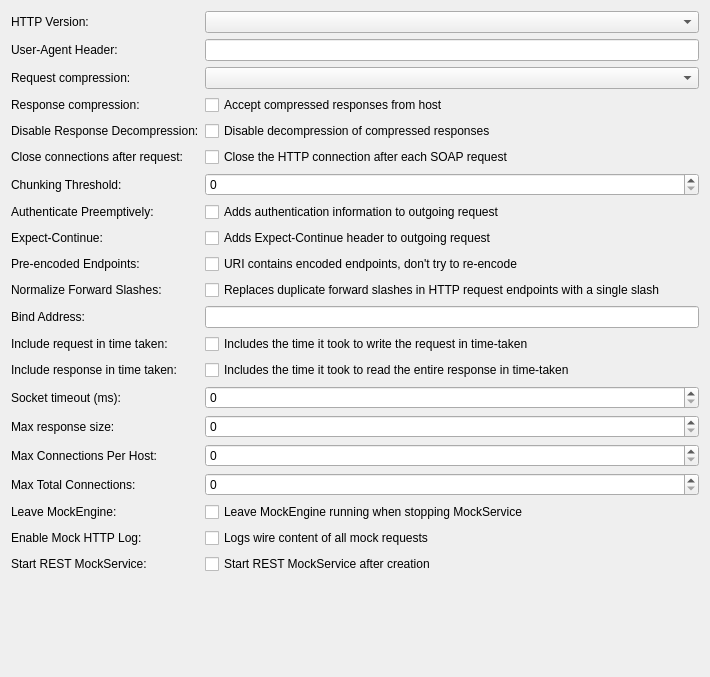
         <widget class="QWidget" name="httpSettingsPageScrollAreaWidgetContents">
          <property name="geometry">
           <rect>
            <x>0</x>
            <y>0</y>
            <width>710</width>
            <height>677</height>
           </rect>
          </property>
          <layout class="QFormLayout" name="httpSettingsPageFormLayout">
           <property name="labelAlignment">
            <set>Qt::AlignmentFlag::AlignLeading|Qt::AlignmentFlag::AlignLeft|Qt::AlignmentFlag::AlignVCenter</set>
           </property>
           <item row="0" column="0">
            <widget class="QLabel" name="httpVersionLabel">
             <property name="text">
              <string>HTTP Version:</string>
             </property>
            </widget>
           </item>
           <item row="0" column="1">
            <widget class="QComboBox" name="httpVersionComboBox"/>
           </item>
           <item row="1" column="0">
            <widget class="QLabel" name="httpUserAgentHeaderLabel">
             <property name="text">
              <string>User-Agent Header:</string>
             </property>
            </widget>
           </item>
           <item row="1" column="1">
            <widget class="QLineEdit" name="httpUserAgentHeaderLineEdit"/>
           </item>
           <item row="2" column="0">
            <widget class="QLabel" name="httpRequestCompressionLabel">
             <property name="text">
              <string>Request compression:</string>
             </property>
            </widget>
           </item>
           <item row="2" column="1">
            <widget class="QComboBox" name="httpRequestCompressionComboBox"/>
           </item>
           <item row="3" column="0">
            <widget class="QLabel" name="httpResponseCompressionLabel">
             <property name="text">
              <string>Response compression:</string>
             </property>
            </widget>
           </item>
           <item row="3" column="1">
            <widget class="QCheckBox" name="httpResponseCompressionCheckBox">
             <property name="text">
              <string>Accept compressed responses from host</string>
             </property>
            </widget>
           </item>
           <item row="4" column="0">
            <widget class="QLabel" name="httpResponseDecompressionLabel">
             <property name="text">
              <string>Disable Response Decompression:</string>
             </property>
            </widget>
           </item>
           <item row="4" column="1">
            <widget class="QCheckBox" name="httpResponseDecompressionCheckBox">
             <property name="text">
              <string>Disable decompression of compressed responses</string>
             </property>
            </widget>
           </item>
           <item row="5" column="0">
            <widget class="QLabel" name="httpCloseConnectionLabel">
             <property name="text">
              <string>Close connections after request:</string>
             </property>
            </widget>
           </item>
           <item row="5" column="1">
            <widget class="QCheckBox" name="httpCloseConnectionCheckBox">
             <property name="text">
              <string>Close the HTTP connection after each SOAP request</string>
             </property>
            </widget>
           </item>
           <item row="6" column="0">
            <widget class="QLabel" name="httpChunkingThresholdLabel">
             <property name="text">
              <string>Chunking Threshold:</string>
             </property>
            </widget>
           </item>
           <item row="6" column="1">
            <widget class="QSpinBox" name="httpChunkingThresholdSpinBox">
             <property name="maximum">
              <number>2147483647</number>
             </property>
            </widget>
           </item>
           <item row="7" column="0">
            <widget class="QLabel" name="httpAuthenticateLabel">
             <property name="text">
              <string>Authenticate Preemptively:</string>
             </property>
            </widget>
           </item>
           <item row="7" column="1">
            <widget class="QCheckBox" name="httpAuthenticateCheckBox">
             <property name="text">
              <string>Adds authentication information to outgoing request</string>
             </property>
            </widget>
           </item>
           <item row="8" column="0">
            <widget class="QLabel" name="httpExpectContinueLabel">
             <property name="text">
              <string>Expect-Continue:</string>
             </property>
            </widget>
           </item>
           <item row="8" column="1">
            <widget class="QCheckBox" name="httpExpectContinueCheckBox">
             <property name="text">
              <string>Adds Expect-Continue header to outgoing request</string>
             </property>
            </widget>
           </item>
           <item row="9" column="0">
            <widget class="QLabel" name="httpPreEncodedEndpointsLabel">
             <property name="text">
              <string>Pre-encoded Endpoints:</string>
             </property>
            </widget>
           </item>
           <item row="9" column="1">
            <widget class="QCheckBox" name="httpPreEncodedEndpointsCheckBox">
             <property name="text">
              <string>URI contains encoded endpoints, don't try to re-encode</string>
             </property>
            </widget>
           </item>
           <item row="10" column="0">
            <widget class="QLabel" name="httpNormalizeSlashesLabel">
             <property name="text">
              <string>Normalize Forward Slashes:</string>
             </property>
            </widget>
           </item>
           <item row="10" column="1">
            <widget class="QCheckBox" name="httpNormalizeSlashesCheckBox">
             <property name="text">
              <string>Replaces duplicate forward slashes in HTTP request endpoints with a single slash</string>
             </property>
            </widget>
           </item>
           <item row="11" column="0">
            <widget class="QLabel" name="httpBindAddressLabel">
             <property name="text">
              <string>Bind Address:</string>
             </property>
            </widget>
           </item>
           <item row="11" column="1">
            <widget class="QLineEdit" name="httpBindAddressLineEdit"/>
           </item>
           <item row="12" column="0">
            <widget class="QLabel" name="httpIncludeRequestTimeLabel">
             <property name="text">
              <string>Include request in time taken:</string>
             </property>
            </widget>
           </item>
           <item row="12" column="1">
            <widget class="QCheckBox" name="httpIncludeRequestTimeCheckBox">
             <property name="text">
              <string>Includes the time it took to write the request in time-taken</string>
             </property>
            </widget>
           </item>
           <item row="13" column="0">
            <widget class="QLabel" name="httpIncludeResponseTimeLabel">
             <property name="text">
              <string>Include response in time taken:</string>
             </property>
            </widget>
           </item>
           <item row="13" column="1">
            <widget class="QCheckBox" name="httpIncludeResponseTimeCheckBox">
             <property name="text">
              <string>Includes the time it took to read the entire response in time-taken</string>
             </property>
            </widget>
           </item>
           <item row="14" column="0">
            <widget class="QLabel" name="httpSocketTimeoutLabel">
             <property name="text">
              <string>Socket timeout (ms):</string>
             </property>
            </widget>
           </item>
           <item row="14" column="1">
            <widget class="QSpinBox" name="httpSocketTimeoutSpinBox">
             <property name="maximum">
              <number>3600</number>
             </property>
            </widget>
           </item>
           <item row="15" column="0">
            <widget class="QLabel" name="httpMaxResponseSizeLabel">
             <property name="text">
              <string>Max response size:</string>
             </property>
            </widget>
           </item>
           <item row="15" column="1">
            <widget class="QSpinBox" name="httpMaxResponseSizeSpinBox">
             <property name="maximum">
              <number>2147483647</number>
             </property>
            </widget>
           </item>
           <item row="16" column="0">
            <widget class="QLabel" name="httpMaxConnectionsPerHostLabel">
             <property name="text">
              <string>Max Connections Per Host:</string>
             </property>
            </widget>
           </item>
           <item row="16" column="1">
            <widget class="QSpinBox" name="httpMaxConnectionsPerHostSpinBox">
             <property name="maximum">
              <number>2147483647</number>
             </property>
            </widget>
           </item>
           <item row="19" column="0">
            <widget class="QLabel" name="httpMockLogLabel">
             <property name="text">
              <string>Enable Mock HTTP Log:</string>
             </property>
            </widget>
           </item>
           <item row="20" column="0">
            <widget class="QLabel" name="httpStartMockLabel">
             <property name="text">
              <string>Start REST MockService:</string>
             </property>
            </widget>
           </item>
           <item row="18" column="0">
            <widget class="QLabel" name="httpLeaveMockLabel">
             <property name="text">
              <string>Leave MockEngine:</string>
             </property>
            </widget>
           </item>
           <item row="18" column="1">
            <widget class="QCheckBox" name="httpLeaveMockCheckBox">
             <property name="text">
              <string>Leave MockEngine running when stopping MockService</string>
             </property>
            </widget>
           </item>
           <item row="19" column="1">
            <widget class="QCheckBox" name="httpMockLogCheckBox">
             <property name="text">
              <string>Logs wire content of all mock requests</string>
             </property>
            </widget>
           </item>
           <item row="20" column="1">
            <widget class="QCheckBox" name="httpStartMockCheckBox">
             <property name="text">
              <string>Start REST MockService after creation</string>
             </property>
            </widget>
           </item>
           <item row="17" column="0">
            <widget class="QLabel" name="httpMaxConnectionsTotalLabel">
             <property name="text">
              <string>Max Total Connections:</string>
             </property>
            </widget>
           </item>
           <item row="17" column="1">
            <widget class="QSpinBox" name="httpMaxConnectionsTotalSpinBox">
             <property name="maximum">
              <number>2147483647</number>
             </property>
            </widget>
           </item>
          </layout>
         </widget>
